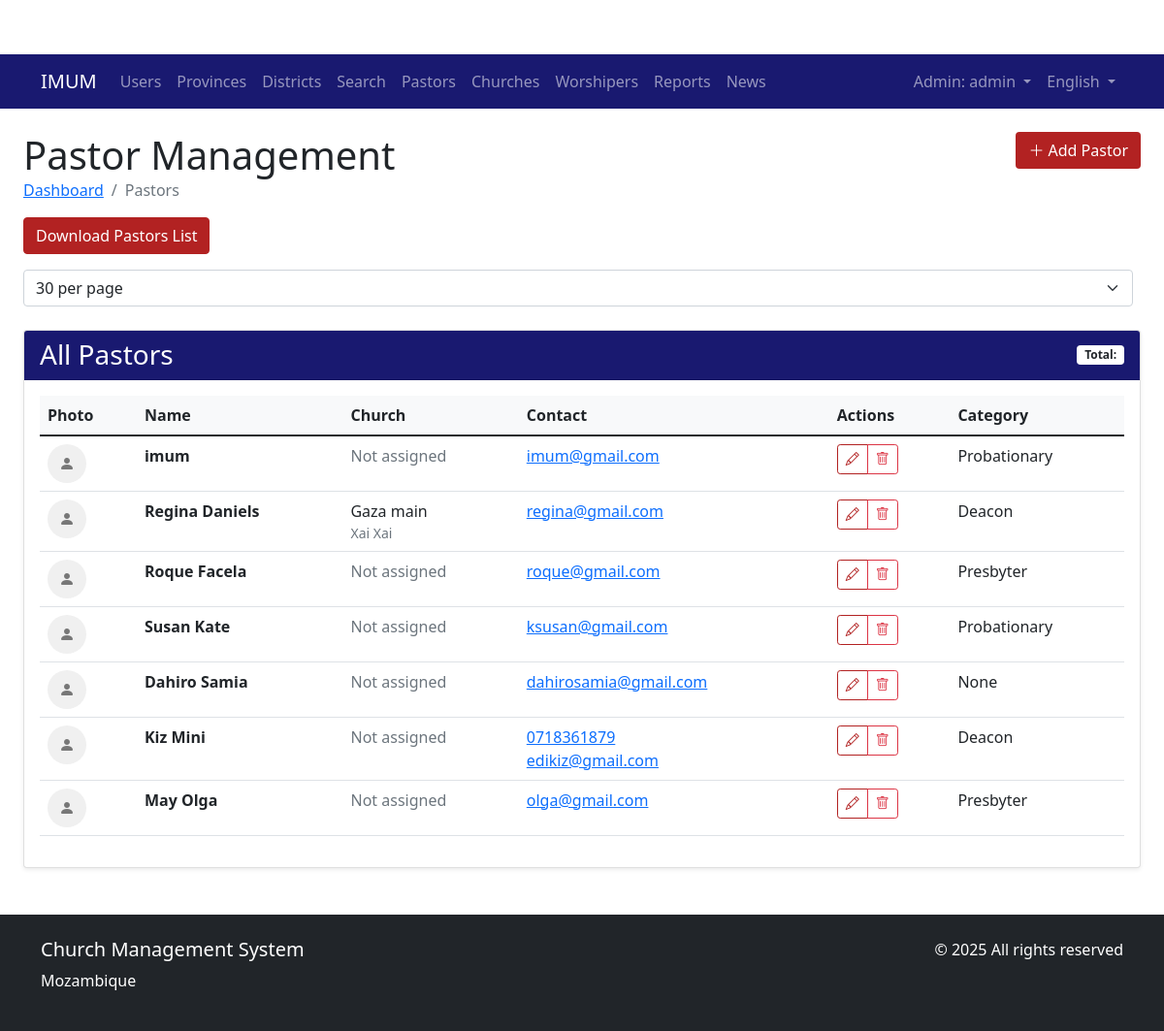
/pastors/ (signed in), run on the app's committed database.
### church/models.py (models this page shows, shortened)
class User(AbstractUser):
    ROLE_CHOICES = (
        ('ADMIN', _('Admin')),
        ('MAIN_REVEREND', _('Main Reverend')),
        ('PASTOR', _('Pastor')),
    )
    GENDER_CHOICES = (
        ('M', _('Male')),
        ('F', _('Female')),
        ('O', _('Other')),
    )
    PASTOR_CATEGORY_CHOICES = (
        ('DEACON', _('Deacon')),
        ('PROBATIONARY', _('Probationary')),
        ('PRESBYTER', _('Presbyter')),
    )
    role = models.CharField(max_length=20, choices=ROLE_CHOICES, default='PASTOR')
    phone_number = models.CharField(max_length=20, blank=True, null=True)
    profile_picture = models.ImageField(upload_to='profile_pics/', blank=True, null=True)
    address = models.TextField(blank=True, null=True)
    gender = models.CharField(max_length=1, choices=GENDER_CHOICES, blank=True, null=True)
    date_of_birth = models.DateField(blank=True, null=True)
    created_by = models.ForeignKey(
        'self',
        on_delete=models.SET_NULL,
        null=True,
        blank=True,
        related_name='created_users',
        verbose_name=_('Created By')
    )
    groups = models.ManyToManyField(
        Group,
        verbose_name=_('groups'),
        blank=True,
        help_text=_(
            'The groups this user belongs to. A user will get all permissions '
            'granted to each of their groups.'
        ),
        related_name="church_user_set",
        related_query_name="church_user",
    )
    user_permissions = models.ManyToManyField(
        Permission,
        verbose_name=_('user permissions'),
        blank=True,
        help_text=_('Specific permissions for this user.'),
        related_name="church_user_set",
        related_query_name="church_user",
    )
    pastor_category = models.CharField(
        max_length=20,
        choices=PASTOR_CATEGORY_CHOICES,
        null=True,
        blank=True,
        verbose_name=_('Pastor Category')
    )
    class Meta:
        verbose_name = _('user')
        verbose_name_plural = _('users')

class Church(models.Model):
    name = models.CharField(max_length=200)
    district = models.ForeignKey(District, on_delete=models.CASCADE, related_name='churches')
    pastor = models.ForeignKey(User, on_delete=models.SET_NULL, null=True, blank=True,
                             limit_choices_to={'role': 'PASTOR'}, related_name = 'churches')
    address = models.TextField()
    established_date = models.DateField()
    class Meta:
        verbose_name = _('Church')
        verbose_name_plural = _('Churches')
        ordering = ['name']

class District(models.Model):
    name = models.CharField(max_length=100)
    province = models.ForeignKey(Province, on_delete=models.CASCADE, related_name='districts')
    main_reverend = models.ForeignKey(User, on_delete=models.SET_NULL, null=True, blank=True,
                                    limit_choices_to={'role': 'MAIN_REVEREND'})
    class Meta:
        verbose_name = _('District')
        verbose_name_plural = _('Districts')
        ordering = ['province', 'name']
        unique_together = ('name', 'province')

### church/views.py (the view)
# urls.py: path('pastors/', views.pastor_list, name='pastor_list'),
@login_required
def pastor_list(request):
    if request.user.role not in ['ADMIN', 'MAIN_REVEREND'] and not request.user.is_superuser:
        messages.error(request, _('Permission denied'))
        return redirect('dashboard')
    district = None
    if request.user.role == 'MAIN_REVEREND':
        district = District.objects.get(main_reverend=request.user)
        has_district_churches = Exists(
            Church.objects.filter(pastor=OuterRef('pk'), district=district)
        )
        queryset = User.objects.filter(
            Q(role='PASTOR') & (Q(churches__district=district) | Q(created_by=request.user))
        ).annotate(
            has_district_churches=has_district_churches
        ).distinct()
        logger.info(f"Main Reverend {request.user.username} pastor list: {queryset.count()} pastors, usernames: {[p.username for p in queryset]}")
    else:
        queryset = User.objects.filter(role='PASTOR')
        logger.info(f"Admin/Superuser {request.user.username} pastor list: {queryset.count()} pastors")
    pastors, per_page = get_paginated_queryset(request, queryset)
    context = {
        'pastors': pastors,
        'district': district,
        'per_page': per_page,
    }
    return render(request, 'church/reverend/pastor_list.html', context)

### church/views.py (called while the page is built)
def get_paginated_queryset(request, queryset, default_per_page=30):
    per_page = request.GET.get('per_page', default_per_page)
    try:
        per_page = int(per_page)
        if per_page not in [30, 50, 100]:
            per_page = default_per_page
    except ValueError:
        per_page = default_per_page
    paginator = Paginator(queryset, per_page)
    page = request.GET.get('page')
    paginated = paginator.get_page(page)
    return paginated, per_page

### templates/church/reverend/pastor_list.html (shortened to what this page needs)
{% extends "church/base.html" %}
{% load i18n static %}
{% block content %}
<div class="container-fluid">
    <div class="row mb-4">
        <div class="col">
            <h1 class="mb-0">{% trans "Pastor Management" %}</h1>
            <nav aria-label="breadcrumb">
                <ol class="breadcrumb">
                    <li class="breadcrumb-item"><a href="{% url 'church:dashboard' %}">{% trans "Dashboard" %}</a></li>
                    <li class="breadcrumb-item active" aria-current="page">{% trans "Pastors" %}</li>
                </ol>
            </nav>
        </div>
        {% if user.is_superuser or user.role == 'ADMIN' or user.role == 'MAIN_REVEREND' %}
        <div class="col-auto">
            <a href="{% url 'church:pastor_create' %}" class="btn" style="background-color: #B22222; color: white;">
                <i class="bi bi-plus-lg"></i> {% trans "Add Pastor" %}
            </a>
        </div>
        <div class="mb-3">
            <a href="{% url 'church:download_reports' %}?type=pastors" class="btn btn-primary">{% trans "Download Pastors List" %}</a>
        </div>
        {% endif %}
        <form class="d-flex">
            <select name="per_page" class="form-select me-2" onchange="this.form.submit()">
                <option value="30" {% if per_page == 30 %}selected{% endif %}>{% trans "30 per page" %}</option>
            </select>
        </form>
    </div>
    <div class="card shadow-sm">
        <div class="card-header" style="background-color: #191970; color: white;">
            <div class="d-flex justify-content-between align-items-center">
                <h3 class="card-title mb-0">
                    {% if district %}
                        {% trans "Pastors in" %} {{ district.name }}
                    {% else %}
                        {% trans "All Pastors" %}
                    {% endif %}
                </h3>
                <span class="badge bg-white text-dark">
                    {% trans "Total" %}: {{ pastors.count }}
                </span>
            </div>
        </div>
        <div class="card-body">
            {% if pastors %}
            <div class="table-responsive">
                <table class="table table-hover">
                    <thead>
                        <tr>
                            <th>{% trans "Photo" %}</th>
                            <th>{% trans "Name" %}</th>
                            <th>{% trans "Church" %}</th>
                            <th>{% trans "Contact" %}</th>
                            <th>{% trans "Actions" %}</th>
                            <th>{% trans "Category" %}</th>
                        </tr>
                    </thead>
                    <tbody>
                        {% for pastor in pastors %}
                        <tr>
                            <td>
                                {% if pastor.profile_picture %}
                                <img src="{{ pastor.profile_picture.url }}" alt="{{ pastor.get_full_name }}"
                                     class="rounded-circle" width="40" height="40">
                                {% else %}
                                <div class="rounded-circle d-inline-flex align-items-center justify-content-center"
                                     style="width: 40px; height: 40px; background-color: #f0f0f0;">
                                    <i class="bi bi-person-fill" style="color: #777;"></i>
                                </div>
                                {% endif %}
                            </td>
                            <td>
                                <strong>{{ pastor.get_full_name|default:pastor.username }}</strong>
                            </td>
                            <td>
                                {% if pastor.churches.exists %}
                                    {% for church in pastor.churches.all %}
                                        {{ church.name }}
                                        <small class="text-muted d-block">{{ church.district.name }}</small>
                                    {% endfor %}
                                {% else %}
                                    <span class="text-muted">
                                        {% trans "Not assigned" %}
                                    </span>
                                {% endif %}
                            </td>
                            <td>
                                {% if pastor.phone_number %}
                                <a href="tel:{{ pastor.phone_number }}">{{ pastor.phone_number }}</a><br>
                                {% endif %}
                                {% if pastor.email %}
                                <a href="mailto:{{ pastor.email }}">{{ pastor.email }}</a>
                                {% endif %}
                            </td>
                            <td>
                                <div class="btn-group btn-group-sm">
                                    <a href="{% url 'church:user_edit' pastor.pk %}" class="btn btn-outline-primary" title="{% trans 'Edit' %}">
                                        <i class="bi bi-pencil"></i>
                                    </a>
                                    {% if user.is_superuser or user.role == 'ADMIN' or user.role == 'MAIN_REVEREND' %}
                                        <a href="{% url 'church:pastor_delete' pastor.pk %}" class="btn btn-outline-danger" title="{% trans 'Delete' %}">
                                            <i class="bi bi-trash"></i>
                                        </a>
                                    {% endif %}
                                </div>
                            </td>
                            <td>{{ pastor.get_pastor_category_display|default:_("None") }}</td>
                        </tr>
                        {% endfor %}
                    </tbody>
                </table>
            </div>
            {% endif %}
        </div>
    </div>
</div>
{% endblock %}

### templates/church/base.html (shortened to what this page needs)
<!DOCTYPE html>
{% load i18n static %}
<html lang="{% if LANGUAGE_CODE %}{{ LANGUAGE_CODE }}{% else %}en{% endif %}">
<head>
    <link href="https://cdn.jsdelivr.net/npm/bootstrap@5.1.3/dist/css/bootstrap.min.css" rel="stylesheet">
    <link rel="stylesheet" href="https://cdn.jsdelivr.net/npm/bootstrap-icons@1.8.1/font/bootstrap-icons.css">
    <link rel="stylesheet" href="{% static 'css/custom.css' %}">
</head>
<body>
    <nav class="navbar navbar-expand-lg navbar-dark" style="background-color: #191970;">
        <div class="container">
            <a class="navbar-brand" href="{% url 'church:dashboard' %}">IMUM</a>
            <div class="collapse navbar-collapse" id="navbarNav">
                <ul class="navbar-nav me-auto">
                    {% if user.is_authenticated %}
                        {% if user.is_superuser or user.role == 'ADMIN' %}
                            <li class="nav-item">
                                <a class="nav-link" href="{% url 'church:user_list' %}">{% trans "Users" %}</a>
                            </li>
                            <li class="nav-item">
                                <a class="nav-link" href="{% url 'church:province_list' %}">{% trans "Provinces" %}</a>
                            </li>
                            <li class="nav-item">
                                <a class="nav-link" href="{% url 'church:district_list' %}">{% trans "Districts" %}</a>
                            </li>
                            <li class="nav-item">
                                <a class="nav-link" href="{% url 'church:search' %}">{% trans "Search" %}</a>
                            </li>
                        {% endif %}
                        {% if user.is_superuser or user.role == 'ADMIN' or user.role == 'MAIN_REVEREND' %}
                            <li class="nav-item">
                                <a class="nav-link" href="{% url 'church:pastor_list' %}">{% trans "Pastors" %}</a>
                            </li>
                            <li class="nav-item">
                                <a class="nav-link" href="{% url 'church:church_list' %}">{% trans "Churches" %}</a>
                            </li>
                        {% endif %}
                        <li class="nav-item">
                            <a class="nav-link" href="{% url 'church:worshiper_list' %}">{% trans "Worshipers" %}</a>
                        </li>
                        <li class="nav-item">
                            <a class="nav-link" href="{% url 'church:reports' %}">{% trans "Reports" %}</a>
                        </li>
                        <li class="nav-item">
                            <a class="nav-link" href="{% url 'church:news_list' %}">{% trans "News" %}</a>
                        </li>
                    {% endif %}
                </ul>
                <ul class="navbar-nav">
                    {% if user.is_authenticated %}
                        <li class="nav-item dropdown">
                            <a class="nav-link dropdown-toggle" href="#" id="navbarDropdown" role="button" data-bs-toggle="dropdown">
                                {{ user.get_role_display }}: {{ user.username }}
                            </a>
                        </li>
                    {% else %}
                        <li class="nav-item">
                            <a class="nav-link" href="{% url 'church:login' %}">{% trans "Login" %}</a>
                        </li>
                    {% endif %}
                    <li class="nav-item dropdown">
                        <a class="nav-link dropdown-toggle" href="#" id="languageDropdown" role="button" data-bs-toggle="dropdown">
                            {% if LANGUAGE_CODE == 'pt' %}Português{% else %}English{% endif %}
                        </a>
                    </li>
                </ul>
            </div>
        </div>
    </nav>
    <div class="container-fluid mt-4">
        {% block content %}
        {% endblock %}
    </div>
    <footer class="bg-dark text-white py-4 mt-5">
        <div class="container">
            <div class="row">
                <div class="col-md-6">
                    <h5>{% trans "Church Management System" %}</h5>
                    <p>{% trans "Mozambique" %}</p>
                </div>
                <div class="col-md-6 text-md-end">
                    <p>&copy; {% now "Y" %} {% trans "All rights reserved" %}</p>
                </div>
            </div>
        </div>
    </footer>
</body>
</html>

### static/css/custom.css (style rules this page uses)
:root { --primary-color: #B22222; --secondary-color: #191970; }
body { padding-top: 56px; }
.btn-primary { background-color: var(--primary-color); border-color: var(--primary-color); }
.btn-outline-primary { color: var(--primary-color); border-color: var(--primary-color); }
.navbar { background-color: var(--secondary-color) !important; }
.card-header { font-weight: 600; }
.table th { background-color: #f8f9fa; }

### data on the page
User: role "Admin", username "admin"
User: get_full_name "imum", email "imum@gmail.com", pastor_category "Probationary"
User: get_full_name "Regina Daniels", email "regina@gmail.com", pastor_category "Deacon"
Church: name "Gaza main", district.name "Xai Xai"
User: get_full_name "Roque Facela", email "roque@gmail.com", pastor_category "Presbyter"
User: get_full_name "Susan Kate", email "ksusan@gmail.com", pastor_category "Probationary"
User: get_full_name "Dahiro Samia", email "dahirosamia@gmail.com", pastor_category "None"
User: get_full_name "Kiz Mini", phone_number "0718361879", email "edikiz@gmail.com", pastor_category "Deacon"
User: get_full_name "May Olga", email "olga@gmail.com", pastor_category "Presbyter"
